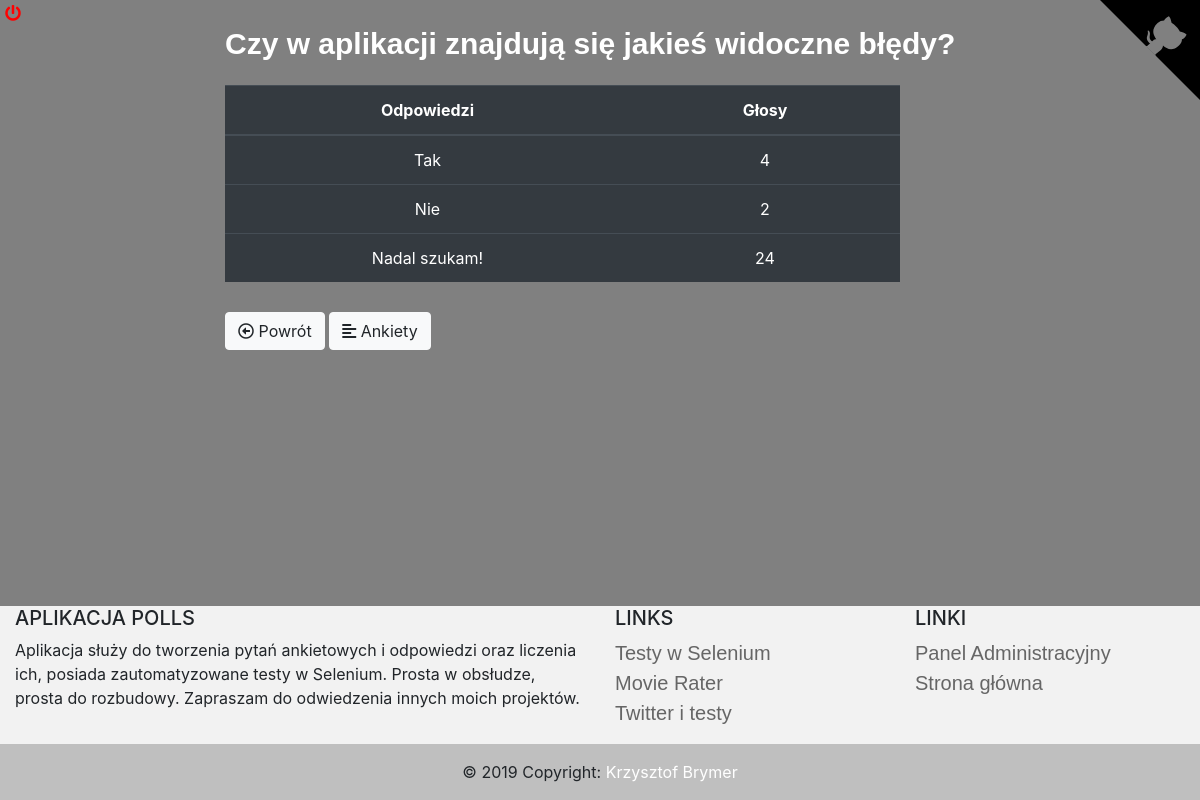
/polls/9/results/, run on the app's committed database.
### polls/models.py (models this page shows, shortened)
class Question(models.Model):
    question_text = models.CharField(max_length=200)
    pub_date = models.DateTimeField('Date published')
    def was_published_recently(self):
        now = timezone.now()
        return now - datetime.timedelta(days=1) <= self.pub_date <= now
    was_published_recently.admin_order_field = 'pub_date'
    was_published_recently.boolean = True
    was_published_recently.short_description = 'Published recently?'

class Choice(models.Model):
    question = models.ForeignKey(Question, on_delete=models.CASCADE)
    choice_text = models.CharField(max_length=200)
    votes = models.IntegerField(default=0)

### polls/views.py (the view)
# urls.py: path('<int:pk>/results/', views.ResultsView.as_view(), name='results'),
class ResultsView(generic.DetailView):
    model = Question
    template_name = 'polls/results.html'

### polls/templates/polls/results.html (shortened to what this page needs)
{% extends 'polls/base.html' %}
{% block body %}
    <div class="container">
        <h2>{{ question.question_text }}</h2>
        <table class="table table-hover table-dark">
          <thead align="center">
            <tr>
              <th scope="col" style="width:60%">Odpowiedzi</th>
              <th scope="col" style="width:40%">Głosy</th>
            </tr>
          </thead>
          <tbody align="center">
            {% for choice in question.choice_set.all %}
                <tr>
                  <td>{{ choice.choice_text }}</td>
                  <td>{{ choice.votes }}</td>
                </tr>
            {% endfor %}
          </tbody>
        </table>
        <a class="btn btn-light" href="{% url 'polls:detail' question.id %}">
            <i class="far fa-arrow-alt-circle-left"></i> Powrót</a>
        <a class="btn btn-light" href="{% url 'polls:index' %}"><i class="fas fa-align-left"></i> Ankiety</a>
    </div>
{% endblock %}

### static/polls/style.css (style rules this page uses)
html, body { background: grey; height: 100%; width: 100%; margin: 0; display: table; }
h2 { font-size: 30px; font-family: 'Arial'; font-weight: bold; padding-bottom: 15px; width: 100%; color: white; }
.container { width: 65%; margin: auto; }
.table { width: 90%; margin-bottom: 30px; }

### data on the page
Question: question_text "Czy w aplikacji znajdują się jakieś widoczne błędy?"
Choice: choice_text "Tak", votes "4"
Choice: choice_text "Nie", votes "2"
Choice: choice_text "Nadal szukam!", votes "24"
